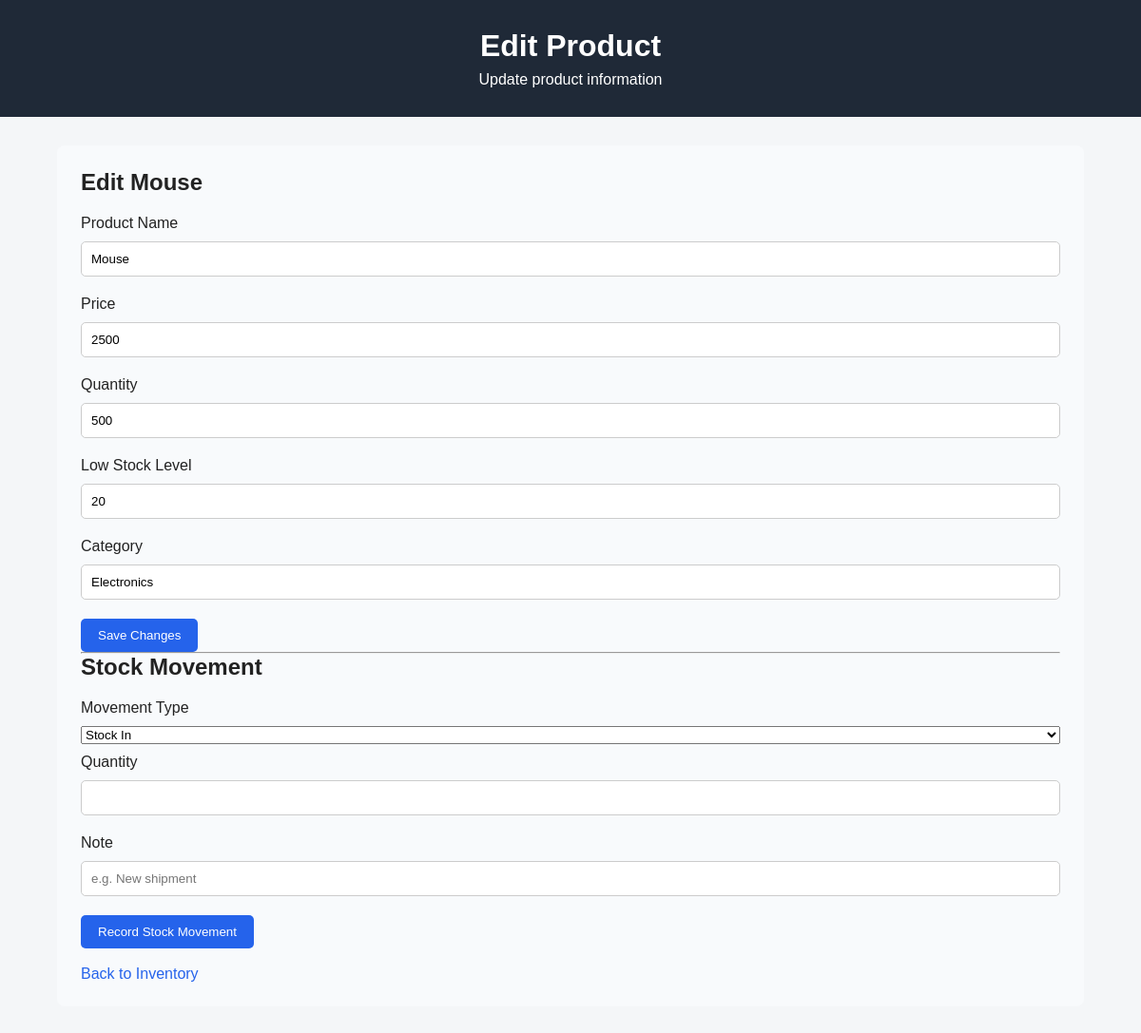
The page /edit-product/2 on the database its author committed.
### models.py (models this page shows)
class Product(Base):
    __tablename__ = "products"
    id = Column(Integer, primary_key=True, index=True)
    name = Column(String, nullable=False)
    price = Column(Integer, nullable=False)
    quantity = Column(Integer, nullable=False)
    low_stock_level = Column(Integer, nullable=False)
    category = Column(String, nullable=False)
    stock_movements = relationship(
        "StockMovement",
        back_populates="product"
    )

### main.py (the view)
@app.get("/edit-product/{product_id}")
def edit_product(
    request: Request,
    product_id: int,
    error: str = "",
):
    db = SessionLocal()
    product = db.query(Product).filter(
        Product.id == product_id
    ).first()
    db.close()
    return templates.TemplateResponse(
        request=request,
        name="edit_product.html",
        context={
            "product": product,
            "error": error,
        },
    )

### templates/edit_product.html (shortened to what this page needs)
<!DOCTYPE html>
<html lang="en">
<head>
    <link
        rel="stylesheet"
        href="{{ url_for('static', path='style.css') }}"
    >
</head>
<body>
    <header>
        <h1>Edit Product</h1>
        <p>Update product information</p>
    </header>
    <main>
        <section class="form-container">
            <h2>Edit {{ product.name }}</h2>
            <form
                action="/edit-product/{{ product.id }}"
                method="post"
            >
                <label for="name">
                    Product Name
                </label>
                <input
                    type="text"
                    id="name"
                    name="name"
                    value="{{ product.name }}"
                    required
                >
                <label for="price">
                    Price
                </label>
                <input
                    type="number"
                    id="price"
                    name="price"
                    value="{{ product.price }}"
                    min="1"
                    required
                >
                <label for="quantity">
                    Quantity
                </label>
                <input
                    type="number"
                    id="quantity"
                    name="quantity"
                    value="{{ product.quantity }}"
                    min="0"
                    required
                >
                <label for="low_stock_level">
                    Low Stock Level
                </label>
                <input
                    type="number"
                    id="low_stock_level"
                    name="low_stock_level"
                    value="{{ product.low_stock_level }}"
                    min="0"
                    required
                >
                <label for="category">
                    Category
                </label>
                <input
                    type="text"
                    id="category"
                    name="category"
                    value="{{ product.category }}"
                    required
                >
                <button type="submit">
                    Save Changes
                </button>
            </form>
            <hr>
            <h2>Stock Movement</h2>
            <form
                action="/stock-movement/{{ product.id }}"
                method="post"
            >
                <label for="movement_type">
                    Movement Type
                </label>
                <select
                    id="movement_type"
                    name="movement_type"
                    required
                >
                    <option value="IN">
                        Stock In
                    </option>
                </select>
                <label for="movement_quantity">
                    Quantity
                </label>
                <input
                    type="number"
                    id="movement_quantity"
                    name="quantity"
                    min="1"
                    required
                >
                <label for="note">
                    Note
                </label>
                <input
                    type="text"
                    id="note"
                    name="note"
                    placeholder="e.g. New shipment"
                >
                <button type="submit">
                    Record Stock Movement
                </button>
            </form>
            <br>
            <a
                href="/"
                class="back-button"
            >
                Back to Inventory
            </a>
        </section>
    </main>
</body>
</html>

### static/style.css (style rules this page uses)
* { box-sizing: border-box; margin: 0; padding: 0; }
body { font-family: Arial, sans-serif; background: #f4f6f8; color: #222; }
header { background: #1f2937; color: white; padding: 30px; text-align: center; }
header h1 { margin-bottom: 8px; }
main { width: 90%; max-width: 1100px; margin: 30px auto; }
button { background: #2563eb; color: white; border: none; padding: 10px 18px; border-radius: 5px; cursor: pointer; }
.form-container { margin-top: 30px; padding: 25px; background: #f8fafc; border-radius: 8px; }
.form-container h2 { margin-bottom: 20px; }
.form-container form { display: flex; flex-direction: column; gap: 10px; }
.form-container input { padding: 10px; border: 1px solid #ccc; border-radius: 5px; margin-bottom: 10px; }
.form-container button { width: fit-content; }
.back-button { color: #2563eb; text-decoration: none; }

### rows shown on the page
Product: name "Mouse", price "2500", quantity "500", low_stock_level "20", category "Electronics"
